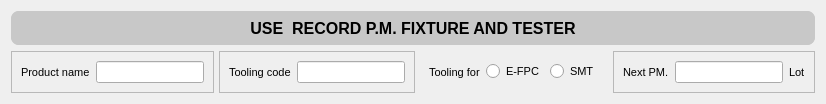
     <widget class="QWidget" name="widget" native="true">
      <property name="font">
       <font>
        <family>Tahoma</family>
        <pointsize>8</pointsize>
        <bold>false</bold>
       </font>
      </property>
      <property name="styleSheet">
       <string notr="true" />
      </property>
      <layout class="QVBoxLayout" name="verticalLayout_2">
       <item alignment="Qt::AlignTop">
        <widget class="QWidget" name="widget_4" native="true">
         <property name="minimumSize">
          <size>
           <width>613</width>
           <height>34</height>
          </size>
         </property>
         <property name="font">
          <font>
           <family>Tahoma</family>
           <pointsize>8</pointsize>
           <bold>false</bold>
          </font>
         </property>
         <property name="styleSheet">
          <string notr="true">background-color: rgb(200, 200, 200);
border-radius: 8px;</string>
         </property>
         <layout class="QHBoxLayout" name="horizontalLayout">
          <property name="spacing">
           <number>0</number>
          </property>
          <property name="leftMargin">
           <number>0</number>
          </property>
          <property name="topMargin">
           <number>0</number>
          </property>
          <property name="rightMargin">
           <number>0</number>
          </property>
          <property name="bottomMargin">
           <number>0</number>
          </property>
          <item>
           <widget class="QLabel" name="label">
            <property name="font">
             <font>
              <family>Tahoma</family>
              <pointsize>12</pointsize>
              <bold>true</bold>
             </font>
            </property>
            <property name="styleSheet">
             <string notr="true" />
            </property>
            <property name="text">
             <string>USE  RECORD P.M. FIXTURE AND TESTER</string>
            </property>
            <property name="alignment">
             <set>Qt::AlignCenter</set>
            </property>
           </widget>
          </item>
         </layout>
        </widget>
       </item>
       <item alignment="Qt::AlignTop">
        <widget class="QWidget" name="widget_5" native="true">
         <property name="font">
          <font>
           <family>Tahoma</family>
           <pointsize>8</pointsize>
           <bold>false</bold>
          </font>
         </property>
         <layout class="QHBoxLayout" name="horizontalLayout_2">
          <property name="spacing">
           <number>5</number>
          </property>
          <property name="leftMargin">
           <number>0</number>
          </property>
          <property name="topMargin">
           <number>0</number>
          </property>
          <property name="rightMargin">
           <number>0</number>
          </property>
          <property name="bottomMargin">
           <number>0</number>
          </property>
          <item alignment="Qt::AlignTop">
           <widget class="QFrame" name="frame">
            <property name="minimumSize">
             <size>
              <width>0</width>
              <height>0</height>
             </size>
            </property>
            <property name="font">
             <font>
              <family>Tahoma</family>
              <pointsize>8</pointsize>
              <bold>false</bold>
             </font>
            </property>
            <property name="styleSheet">
             <string notr="true" />
            </property>
            <property name="frameShape">
             <enum>QFrame::StyledPanel</enum>
            </property>
            <property name="frameShadow">
             <enum>QFrame::Raised</enum>
            </property>
            <layout class="QHBoxLayout" name="horizontalLayout_3">
             <item>
              <widget class="QLabel" name="label_2">
               <property name="font">
                <font>
                 <family>Tahoma</family>
                 <pointsize>8</pointsize>
                 <bold>false</bold>
                </font>
               </property>
               <property name="text">
                <string>Product name</string>
               </property>
              </widget>
             </item>
             <item>
              <widget class="QLineEdit" name="lineEdit">
               <property name="font">
                <font>
                 <family>Tahoma</family>
                 <pointsize>8</pointsize>
                 <bold>false</bold>
                </font>
               </property>
              </widget>
             </item>
            </layout>
           </widget>
          </item>
          <item alignment="Qt::AlignTop">
           <widget class="QFrame" name="frame_2">
            <property name="font">
             <font>
              <family>Tahoma</family>
              <pointsize>8</pointsize>
              <bold>false</bold>
             </font>
            </property>
            <property name="styleSheet">
             <string notr="true" />
            </property>
            <property name="frameShape">
             <enum>QFrame::StyledPanel</enum>
            </property>
            <property name="frameShadow">
             <enum>QFrame::Raised</enum>
            </property>
            <layout class="QHBoxLayout" name="horizontalLayout_4">
             <item>
              <widget class="QLabel" name="label_3">
               <property name="font">
                <font>
                 <family>Tahoma</family>
                 <pointsize>8</pointsize>
                 <bold>false</bold>
                </font>
               </property>
               <property name="text">
                <string>Tooling code</string>
               </property>
              </widget>
             </item>
             <item>
              <widget class="QLineEdit" name="lineEdit_2">
               <property name="font">
                <font>
                 <family>Tahoma</family>
                 <pointsize>8</pointsize>
                 <bold>false</bold>
                </font>
               </property>
              </widget>
             </item>
            </layout>
           </widget>
          </item>
          <item>
           <widget class="QWidget" name="widget_6" native="true">
            <property name="font">
             <font>
              <family>Tahoma</family>
              <pointsize>8</pointsize>
              <bold>false</bold>
             </font>
            </property>
            <property name="styleSheet">
             <string notr="true" />
            </property>
            <layout class="QHBoxLayout" name="horizontalLayout_6">
             <item>
              <widget class="QLabel" name="label_5">
               <property name="font">
                <font>
                 <family>Tahoma</family>
                 <pointsize>8</pointsize>
                 <bold>false</bold>
                </font>
               </property>
               <property name="text">
                <string>Tooling for</string>
               </property>
              </widget>
             </item>
             <item>
              <widget class="QRadioButton" name="efpc">
               <property name="font">
                <font>
                 <family>Tahoma</family>
                 <pointsize>8</pointsize>
                 <bold>false</bold>
                </font>
               </property>
               <property name="text">
                <string>E-FPC</string>
               </property>
              </widget>
             </item>
             <item>
              <widget class="QRadioButton" name="smt">
               <property name="font">
                <font>
                 <family>Tahoma</family>
                 <pointsize>8</pointsize>
                 <bold>false</bold>
                </font>
               </property>
               <property name="text">
                <string>SMT</string>
               </property>
              </widget>
             </item>
            </layout>
           </widget>
          </item>
          <item alignment="Qt::AlignTop">
           <widget class="QFrame" name="frame_3">
            <property name="font">
             <font>
              <family>Tahoma</family>
              <pointsize>8</pointsize>
              <bold>false</bold>
             </font>
            </property>
            <property name="styleSheet">
             <string notr="true" />
            </property>
            <property name="frameShape">
             <enum>QFrame::StyledPanel</enum>
            </property>
            <property name="frameShadow">
             <enum>QFrame::Raised</enum>
            </property>
            <layout class="QHBoxLayout" name="horizontalLayout_5">
             <item>
              <widget class="QLabel" name="label_4">
               <property name="font">
                <font>
                 <family>Tahoma</family>
                 <pointsize>8</pointsize>
                 <bold>false</bold>
                </font>
               </property>
               <property name="text">
                <string>Next PM.</string>
               </property>
              </widget>
             </item>
             <item>
              <widget class="QLineEdit" name="lineEdit_3">
               <property name="font">
                <font>
                 <family>Tahoma</family>
                 <pointsize>8</pointsize>
                 <bold>false</bold>
                </font>
               </property>
              </widget>
             </item>
             <item>
              <widget class="QLabel" name="label_6">
               <property name="font">
                <font>
                 <family>Tahoma</family>
                 <pointsize>8</pointsize>
                 <bold>false</bold>
                </font>
               </property>
               <property name="text">
                <string>Lot</string>
               </property>
              </widget>
             </item>
            </layout>
           </widget>
          </item>
         </layout>
        </widget>
       </item>
      </layout>
     </widget>
